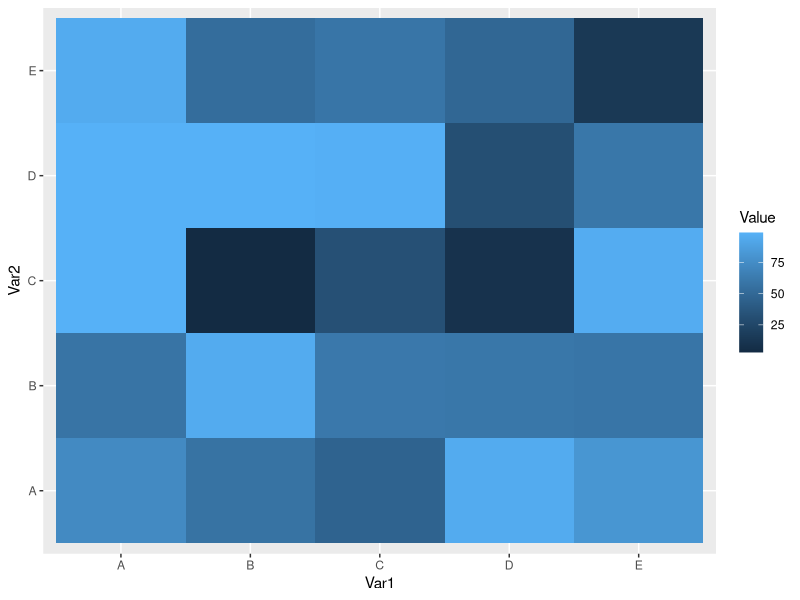
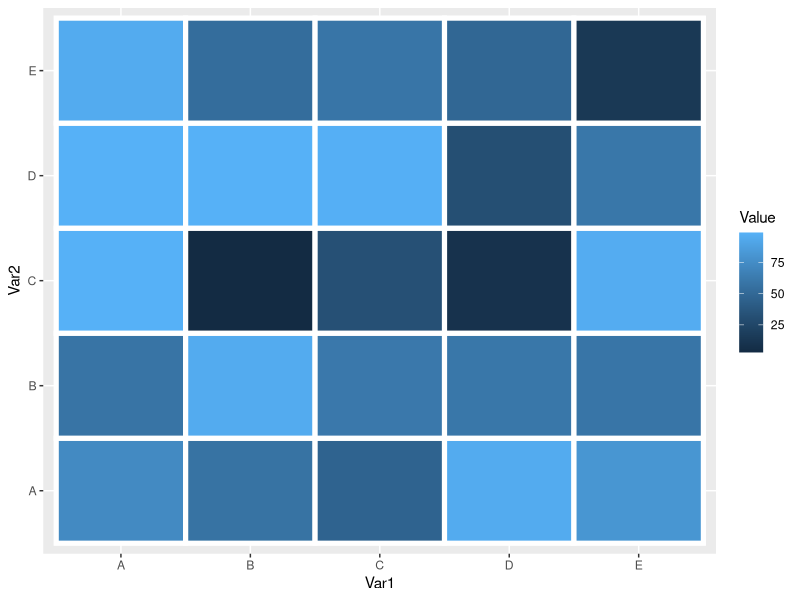
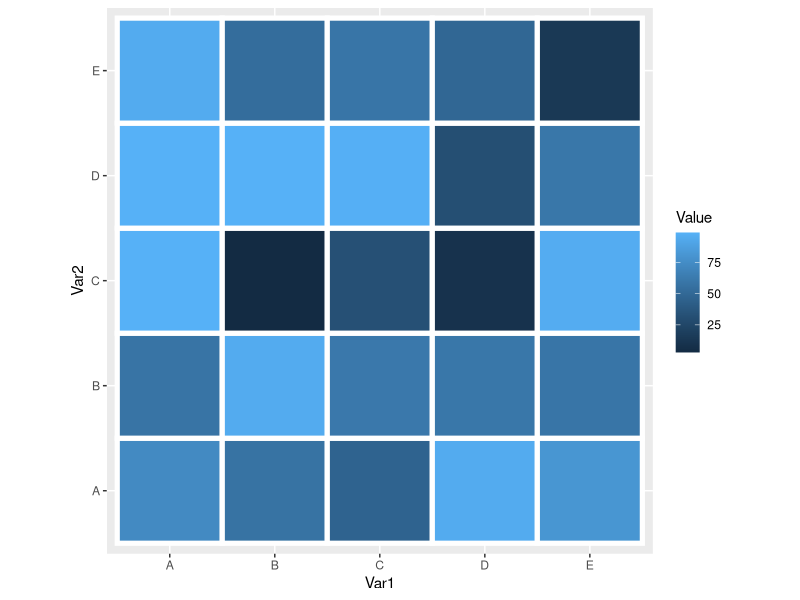
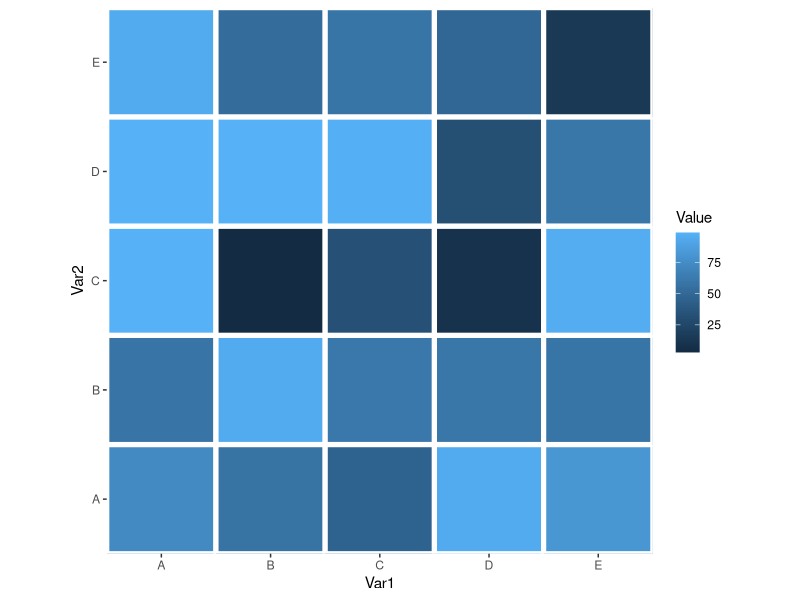
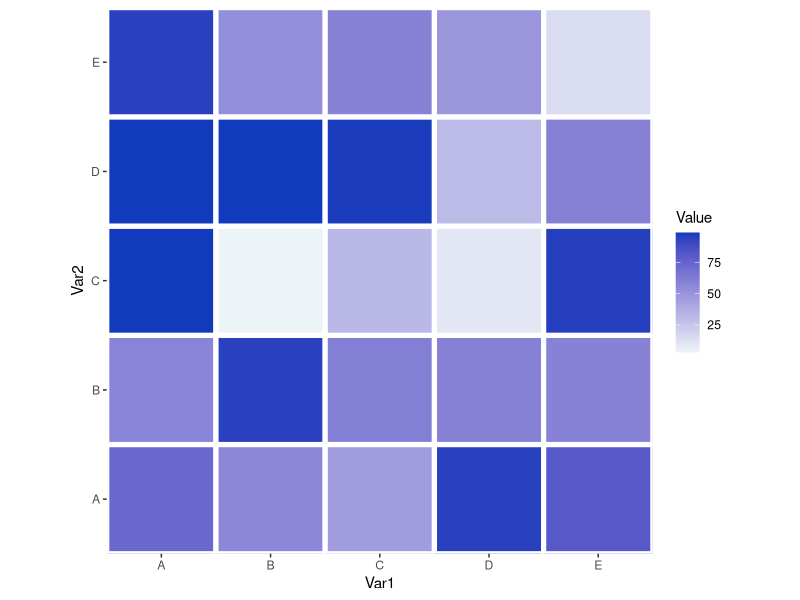
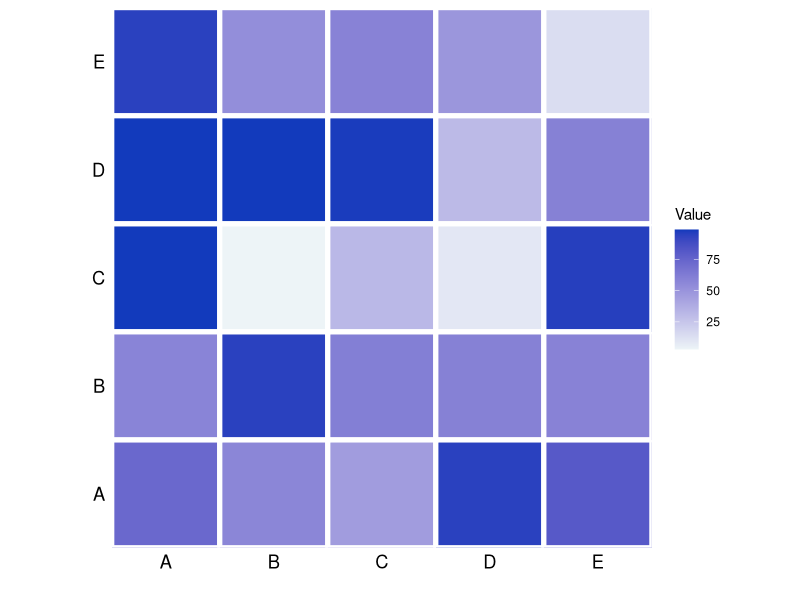
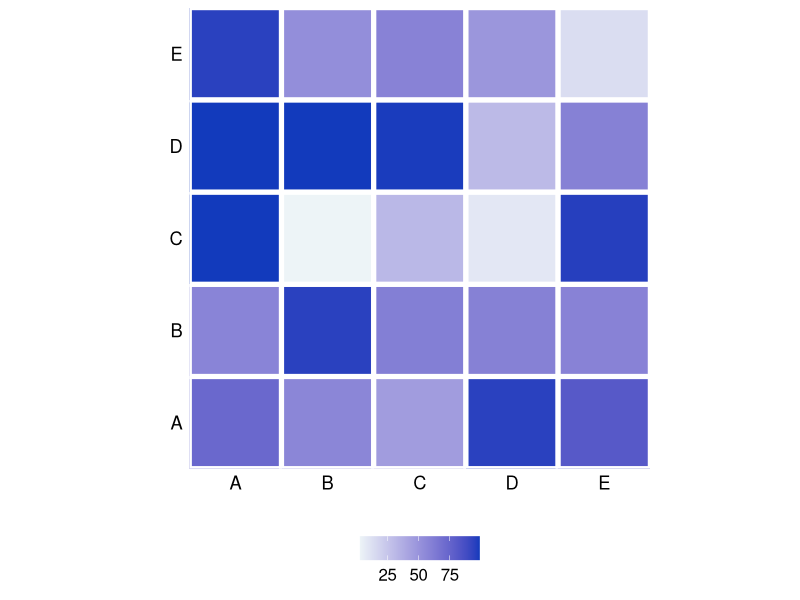
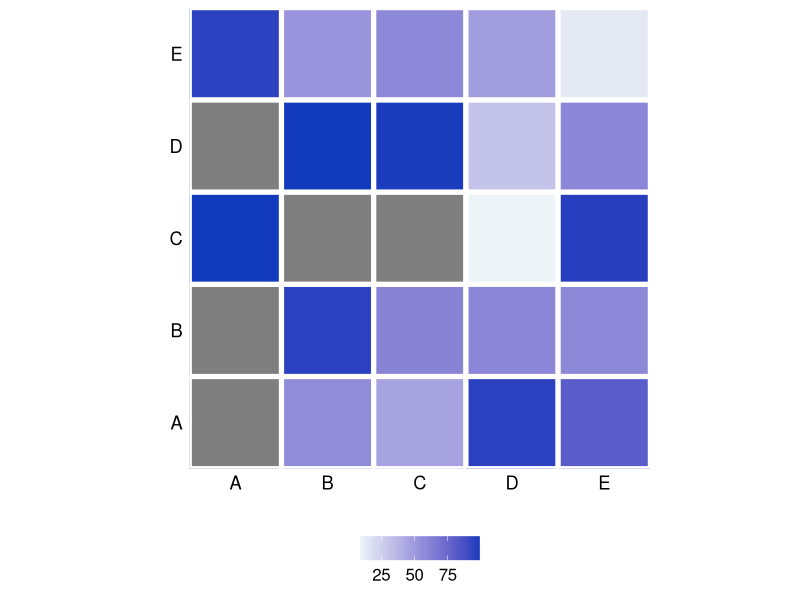

Generate these figures, in order, with R:
## ---- chunk 1
set.seed(101)
n <- 5
df <- data.frame(Var1=rep(LETTERS[1:n],n),
                 Var2=rep(LETTERS[1:n],each=n),
                 Value=sample(1:100, replace=T, n*n)
)
head(df)
## ---- chunk 2
library(tidyverse)

## ---- chunk 3
library(tidyverse)

ggplot(df, aes(Var1, Var2, fill = Value)) + 
  geom_tile() 
## ---- chunk 4
ggplot(df, aes(Var1, Var2, fill = Value)) + 
  geom_tile(color="white", linewidth=1.75)
## ---- chunk 5
ggplot(df, aes(Var1, Var2, fill = Value)) + 
  geom_tile(color="white", linewidth=1.75) +
  coord_equal()
## ---- chunk 6
ggplot(df, aes(Var1, Var2, fill = Value)) + 
  geom_tile(color="white", linewidth=1.75) +
  coord_equal() +
  scale_x_discrete(expand = c(0, 0)) +
  scale_y_discrete(expand = c(0, 0)) 
## ---- chunk 7
ggplot(df, aes(Var1, Var2, fill = Value)) + 
  geom_tile(color="white", linewidth=1.75) +
  coord_equal() +
  scale_x_discrete(expand = c(0, 0)) +
  scale_y_discrete(expand = c(0, 0)) + 
  scale_fill_continuous(low="#edf4f7", high="#123abc")
## ---- chunk 8
ggplot(df, aes(Var1, Var2, fill = Value)) + 
  geom_tile(color="white", linewidth=1.75) +
  coord_equal() +
  scale_x_discrete(expand = c(0, 0)) +
  scale_y_discrete(expand = c(0, 0)) + 
  scale_fill_continuous(low="#edf4f7", high="#123abc") +
  xlab("") + 
  ylab("") +
  theme(
    axis.ticks = element_blank(), 
    axis.text = element_text(color="black", size=rel(1.2))
  )

## ---- chunk 9
ggplot(df, aes(Var1, Var2, fill = Value)) + 
  geom_tile(color="white", linewidth=1.75) +
  coord_equal() +
  scale_x_discrete(expand = c(0, 0)) +
  scale_y_discrete(expand = c(0, 0)) + 
  scale_fill_continuous(low="#edf4f7", high="#123abc") +
  xlab("") + 
  ylab("") +
  theme(
    axis.ticks = element_blank(), 
    axis.text = element_text(color="black", size=rel(1.2)),
    legend.text = element_text(color="black", size=rel(1.1)),
    legend.background = element_rect(fill="white"),
    legend.position = "bottom",
    legend.title=element_blank()
  ) 
## ---- chunk 10
df$Value[sample(1:25,5)]<-NA
head(df)

## ---- chunk 11
ggplot(df, aes(Var1, Var2, fill = Value)) + 
  geom_tile(color="white", linewidth=1.75) +
  coord_equal() +
  scale_x_discrete(expand = c(0, 0)) +
  scale_y_discrete(expand = c(0, 0)) + 
  scale_fill_continuous(low="#edf4f7", high="#123abc") +
  xlab("") + 
  ylab("") +
  theme(
    axis.ticks = element_blank(), 
    axis.text = element_text(color="black", size=rel(1.2)),
    legend.text = element_text(color="black", size=rel(1.1)),
    legend.background = element_rect(fill="white"),
    legend.position = "bottom",
    legend.title=element_blank()
  ) 
## ---- chunk 12

ggplot(df, aes(Var1, Var2, fill = Value)) + 
  geom_tile(color="white", linewidth=1.75) +
  coord_equal() +
  scale_x_discrete(expand = c(0, 0)) +
  scale_y_discrete(expand = c(0, 0)) + 
  scale_fill_continuous(low="#edf4f7", high="#123abc", na.value = "white") +
  xlab("") + 
  ylab("") +
  theme(
    axis.ticks = element_blank(), 
    axis.text = element_text(color="black", size=rel(1.2)),
    legend.text = element_text(color="black", size=rel(1.1)),
    legend.background = element_rect(fill="white"),
    legend.position = "bottom",
    legend.title=element_blank()
  )
